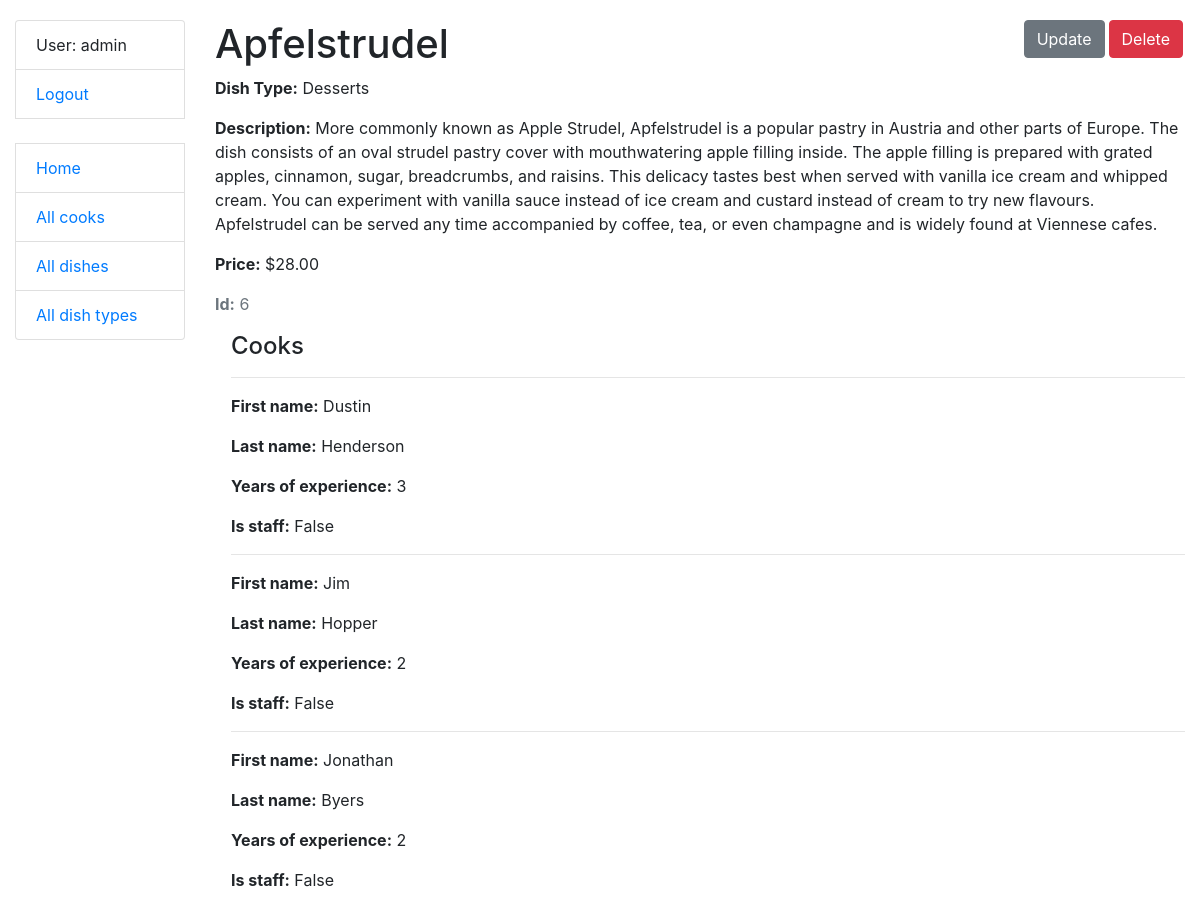
Screenshot of /dishes/6/ (signed in) with the database file from the repository.
### kitchen/models.py (models this page shows, shortened)
class Cook(AbstractUser):
    years_of_experience = models.IntegerField(null=True, blank=True)
    class Meta:
        ordering = ["username"]

class Dish(models.Model):
    name = models.CharField(max_length=255)
    description = models.TextField()
    price = models.DecimalField(max_digits=7, decimal_places=2)
    dish_type = models.ForeignKey(
        DishType,
        on_delete=models.CASCADE,
        related_name="dishes"
    )
    cooks = models.ManyToManyField(settings.AUTH_USER_MODEL, related_name="dishes")
    class Meta:
        verbose_name_plural = "dishes"
        ordering = ["name"]

class DishType(models.Model):
    name = models.CharField(max_length=255, unique=True)
    class Meta:
        ordering = ["name"]

### kitchen/views.py (the view)
class DishDetailView(LoginRequiredMixin, generic.DetailView):
    model = Dish
    queryset = Dish.objects.prefetch_related("cooks__dishes")

### templates/kitchen/dish_detail.html
{% extends "base.html" %}
{% block content %}
  <h1>
    {{ dish.name }}
    <a href="{% url 'kitchen:dish-delete' pk=dish.id %}" class="btn btn-danger link-to-page">
      Delete
    </a>
    <a href="{% url 'kitchen:dish-update' pk=dish.id %}" class="btn btn-secondary link-to-page">
      Update
    </a>
  </h1>
  <p><strong>Dish Type:</strong> {{ dish.dish_type.name }}</p>
  <p><strong>Description:</strong> {{ dish.description }}</p>
  <p><strong>Price:</strong> ${{ dish.price }}</p>
  <p class="text-muted"><strong>Id:</strong> {{dish.id}}</p>
  <div class="ml-3">
    <h4>Cooks</h4>
    {% for cook in dish.cooks.all %}
      <hr>
      <p><strong>First name:</strong> {{ cook.first_name }}</p>
      <p><strong>Last name:</strong> {{ cook.last_name }}</p>
      <p><strong>Years of experience:</strong> {{ cook.years_of_experience }}</p>
      <p><strong>Is staff:</strong> {{ cook.is_staff }}</p>
    {% empty %}
      <p>No cooks!</p>
    {% endfor %}
  </div>
{% endblock %}

### templates/includes/sidebar.html
<ul class="sidebar-nav list-group">
  {% if user.is_authenticated %}
    <li class="list-group-item">User: {{ user.username }}</li>
    <li class="list-group-item"><a href="{% url 'logout' %}">Logout</a></li>
  {% else %}
    <li class="list-group-item"><a href="{% url 'login' %}">Login</a></li>
  {% endif %}
  <br>
  <li class="list-group-item"><a href="{% url 'kitchen:index' %}">Home</a></li>
  <li class="list-group-item"><a href="{% url 'kitchen:cook-list' %}">All cooks</a></li>
  <li class="list-group-item"><a href="{% url 'kitchen:dish-list' %}">All dishes</a></li>
  <li class="list-group-item"><a href="{% url 'kitchen:dish-type-list' %}">All dish types</a></li>
</ul>

### static/css/styles.css (style rules this page uses)
body { margin-top: 20px; }
.link-to-page { float: right; margin: 0 2px 0 2px; }

### rows the page displays
Cook: username "admin"
Dish: name "Apfelstrudel", dish_type.name "Desserts", description "More commonly known as Apple Strudel, Apfelstrudel is a popular pastry in Austria and other parts of Europe. The dish consists of an oval strudel pastry cover with mouthwatering apple filling inside. The apple filling is prepared with grated apples, cinnamon, sugar, breadcrumbs, and raisins. This delicacy tastes best when served with vanilla ice cream and whipped cream. You can experiment with vanilla sauce instead of ice cream and custard instead of cream to try new flavours. Apfelstrudel can be served any time accompanied by coffee, tea, or even champagne and is widely found at Viennese cafes.", price "28.00", id "6"
Cook: first_name "Dustin", last_name "Henderson", years_of_experience "3", is_staff "False"
Cook: first_name "Jim", last_name "Hopper", years_of_experience "2", is_staff "False"
Cook: first_name "Jonathan", last_name "Byers", years_of_experience "2", is_staff "False"
